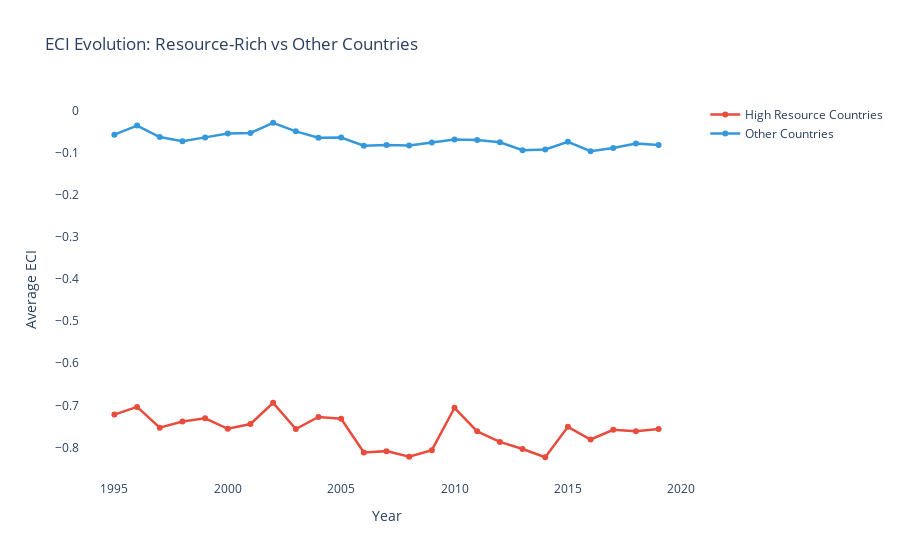

Notebook cell for this chart:
### Markdown cell above
# ECI evolution resource rich vs non resource rich

### Code cell
# Compare trajectories
fig = go.Figure()

# high resource countries
high_resource = high_resource_countries_df.groupby('Year')['Economic Complexity Index'].mean()
fig.add_trace(go.Scatter(x=high_resource.index, y=high_resource.values, 
                         mode='lines+markers', name='High Resource Countries',
                         line=dict(color='#E74C3C', width=2.5)))

# non resource countries
non_resource = master[~master['Country Name'].isin(high_resource_countries_df)].groupby('Year')['Economic Complexity Index'].mean()
fig.add_trace(go.Scatter(x=non_resource.index, y=non_resource.values,
                         mode='lines+markers', name='Other Countries',
                         line=dict(color='#3498DB', width=2.5)))

fig.update_layout(title='ECI Evolution: Resource-Rich vs Other Countries',
                  xaxis_title='Year', yaxis_title='Average ECI',
                  plot_bgcolor='white', paper_bgcolor='white')
fig.show()
fig.write_html('C:/Users/emili/OneDrive/Documentos/LSE MPA DSPP/AT 2025/Capstone/Descriptive Statistics/eci_evolution_resource_rich_vs_other.html')

### Figure 1 — Plotly figure (JSON) as saved in the notebook; plotly's stock layout.template omitted (floating-point values rounded to 4 significant figures)
{"data": [{"line": {"color": "#E74C3C", "width": 2.5}, "mode": "lines+markers", "name": "High Resource Countries", "type": "scatter", "x": [1995, 1996, 1997, 1998, 1999, 2000, 2001, 2002, 2003, 2004, 2005, 2006, 2007, 2008, 2009, 2010, 2011, 2012, 2013, 2014, 2015, 2016, 2017, 2018, 2019], "y": [-0.722, -0.7039, -0.7531, -0.7385, -0.731, -0.7557, -0.7444, -0.6941, -0.7563, -0.7278, -0.7321, -0.8122, -0.8089, -0.8223, -0.8066, -0.7058, -0.7619, -0.7871, -0.8039, -0.8234, -0.7512, -0.7813, -0.7583, -0.7615, -0.7563]}, {"line": {"color": "#3498DB", "width": 2.5}, "mode": "lines+markers", "name": "Other Countries", "type": "scatter", "x": [1995, 1996, 1997, 1998, 1999, 2000, 2001, 2002, 2003, 2004, 2005, 2006, 2007, 2008, 2009, 2010, 2011, 2012, 2013, 2014, 2015, 2016, 2017, 2018, 2019], "y": [-0.05679, -0.03504, -0.06238, -0.07212, -0.06319, -0.05412, -0.05275, -0.02839, -0.04887, -0.06403, -0.06368, -0.08302, -0.08151, -0.08258, -0.07523, -0.06841, -0.06965, -0.0748, -0.09373, -0.09209, -0.07358, -0.09605, -0.08856, -0.07782, -0.0812]}], "layout": {"paper_bgcolor": "white", "plot_bgcolor": "white", "title": {"text": "ECI Evolution: Resource-Rich vs Other Countries"}, "xaxis": {"title": {"text": "Year"}}, "yaxis": {"title": {"text": "Average ECI"}}}}
